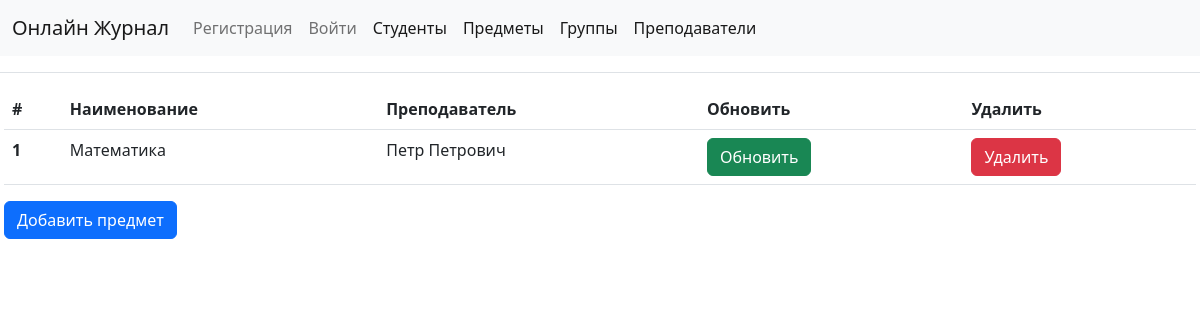
Before: /subjects/ with the older database file.
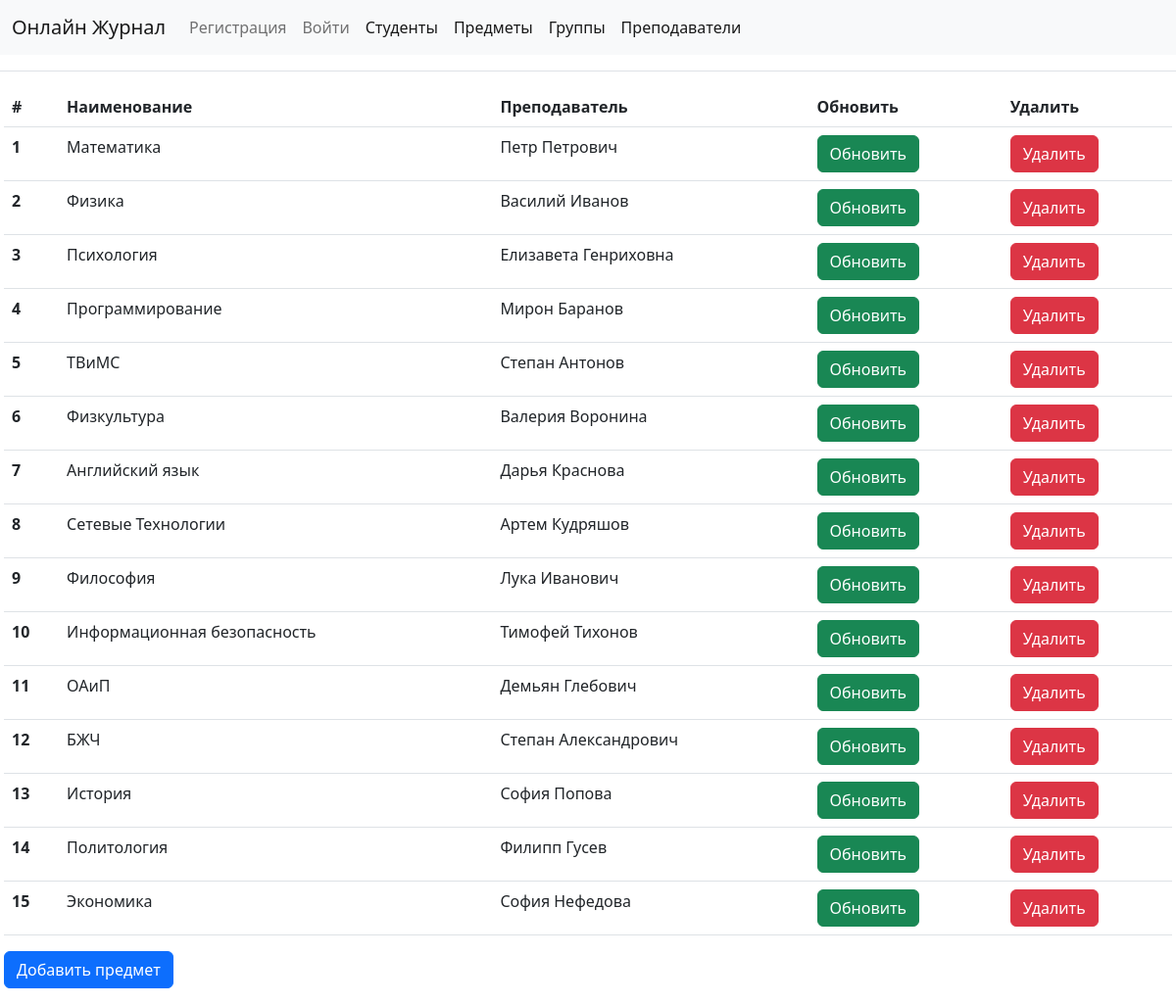
After: the same page with the newer database file.
### gradebook/models.py (models this page shows, shortened)
class Subject(models.Model):
    name = models.CharField(max_length=30, unique=True)
    teacher = models.ForeignKey(Teacher, related_name='subjects', on_delete=models.CASCADE)

class Teacher(models.Model):
   first_name = models.CharField(max_length=30)
   last_name = models.CharField(max_length=30)
   def __str__(self) -> str:
        return f"{self.first_name} {self.last_name}"

### gradebook/views.py (the view)
# urls.py: path('subjects/', views.SubjectView.as_view(), name="subjects"),
class SubjectView(ListView):
    model = Subject
    template_name = 'subject_list.html'

### templates/subject_list.html
{% extends 'base.html' %}
{% block content %}
    <div class="students-content" style="
    position: relative;
    padding: 1rem;
    margin: 1rem -0.75rem 0;
    border: solid #dee2e6;
    border-width: 1px 0 0;">
        <table class="table">
            <thead>
                <tr>
                <th scope="col">#</th>
                <th scope="col">Наименование</th>
                <th scope="col">Преподаватель</th>
                <th scope="col">Обновить</th>
                <th scope="col">Удалить</th>
                </tr>
            </thead>
            <tbody>
                {% for subject in object_list %}
                    <tr>
                        <th scope="row">{{ forloop.counter }}</th>
                        <td>{{subject.name}}</td>
                        <td>{{subject.teacher}}</td>
                        <td><a class="btn btn-success" href="{% url 'update_subject' subject.id %}">Обновить</a></td>
                        <td><a class="btn btn-danger" href="{% url 'delete_subject' subject.id %}">Удалить</a></td>
                    </tr>
                {% endfor %}
            </tbody>
        </table>
        <a class="btn btn-primary" href="{% url 'add_subject' %}">Добавить предмет</a>
    </div>
{% endblock content %}

### templates/base.html (shortened to what this page needs)
<!DOCTYPE html>
<html lang="en">
<link href="https://cdn.jsdelivr.net/npm/bootstrap@5.2.2/dist/css/bootstrap.min.css" rel="stylesheet">
<link href="https://getbootstrap.com/docs/5.2/assets/css/docs.css" rel="stylesheet">
<body>
    <nav class="navbar navbar-expand-lg navbar-light bg-light">
        <div class="container-fluid">
          <a class="navbar-brand" href="{% url 'index' %}">Онлайн Журнал</a>
          <div class="collapse navbar-collapse" id="navbarNav">
            <ul class="navbar-nav">
            {% if user.is_authenticated%}
            <li class="nav-item">
                <a class="nav-link active">Привет, {{user.username}}</a>
                </li>
                <li class="nav-item">
                <a class="nav-link" href="{% url 'logout' %}">Выйти</a>
                </li>
                {% else %}
                <li class="nav-item">
                <a class="nav-link" href="{% url 'signup' %}">Регистрация</a>
                </li>
                <li class="nav-item">
                <a class="nav-link" href="{% url 'login' %}">Войти</a>
                </li>
                {% endif %}
              <li class="nav-item">
                <a class="nav-link active" aria-current="page" href="{% url 'index' %}">Студенты</a>
              </li>
              <li class="nav-item">
                <a class="nav-link active" href="{% url 'subjects' %}">Предметы</a>
              </li>
              <li class="nav-item">
                <a class="nav-link active" href="{% url 'groups' %}">Группы</a>
              </li>
              <li class="nav-item">
                <a class="nav-link active" href="{% url 'teachers' %}">Преподаватели</a>
              </li>
            </ul>
          </div>
        </div>
      </nav>
    {% block content %}
    {% endblock content%}
</body>
</html>

Changed rows visible on the page:
added Subject: name "Физика", teacher "Василий Иванов"
added Subject: name "Психология", teacher "Елизавета Генриховна"
added Subject: name "Программирование", teacher "Мирон Баранов"
added Subject: name "ТВиМС", teacher "Степан Антонов"
added Subject: name "Физкультура", teacher "Валерия Воронина"
added Subject: name "Английский язык", teacher "Дарья Краснова"
added Subject: name "Сетевые Технологии", teacher "Артем Кудряшов"
added Subject: name "Философия", teacher "Лука Иванович"
added Subject: name "Информационная безопасность", teacher "Тимофей Тихонов"
added Subject: name "ОАиП", teacher "Демьян Глебович"
added Subject: name "БЖЧ", teacher "Степан Александрович"
added Subject: name "История", teacher "София Попова"
added Subject: name "Политология", teacher "Филипп Гусев"
added Subject: name "Экономика", teacher "София Нефедова"
